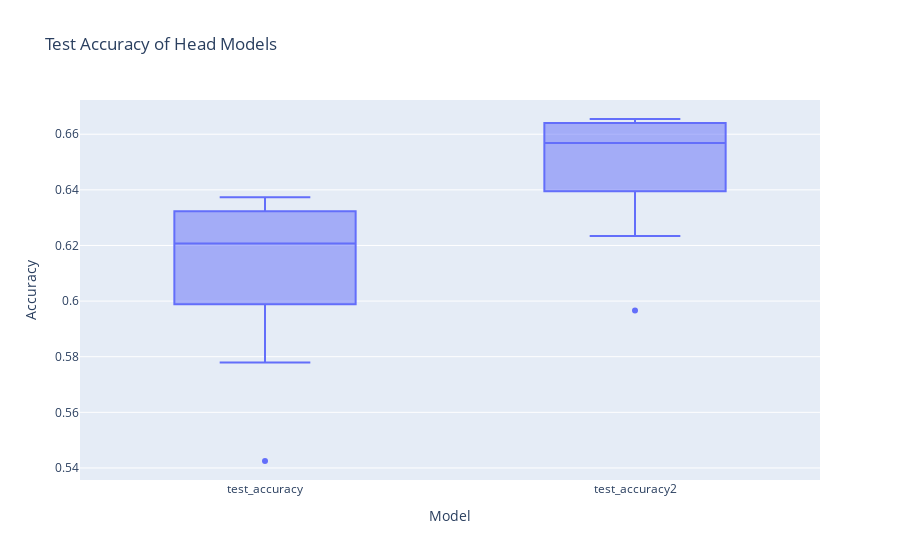

Write notebook code for a chart like this one.
### Markdown cell above
## Accuracy

### Code cell
# plot accuracy
cols = [col for col in df_final.columns if 'test_accuracy' in col]

# Convert to long format for Plotly
df_melted = df_final.melt(var_name="Model", value_name="Accuracy", value_vars=cols)

# Plot
fig = px.box(df_melted, x="Model", y="Accuracy", title="Test Accuracy of Head Models")

fig.show()

### Figure 1 — Plotly figure (JSON) as saved in the notebook; plotly's stock layout.template omitted (floating-point values rounded to 4 significant figures)
{"data": [{"alignmentgroup": "True", "hovertemplate": "Model=%{x}<br>Accuracy=%{y}<extra></extra>", "legendgroup": "", "marker": {"color": "#636efa"}, "name": "", "notched": false, "offsetgroup": "", "orientation": "v", "showlegend": false, "type": "box", "x": ["test_accuracy", "test_accuracy", "test_accuracy", "test_accuracy", "test_accuracy", "test_accuracy", "test_accuracy", "test_accuracy", "test_accuracy", "test_accuracy", "test_accuracy2", "test_accuracy2", "test_accuracy2", "test_accuracy2", "test_accuracy2", "test_accuracy2", "test_accuracy2", "test_accuracy2", "test_accuracy2", "test_accuracy2"], "x0": " ", "xaxis": "x", "y": [0.5425, 0.5779, 0.5989, 0.6102, 0.6168, 0.6246, 0.6286, 0.6323, 0.6348, 0.6373, 0.5966, 0.6234, 0.6395, 0.6503, 0.6562, 0.6575, 0.6619, 0.6655, 0.6641, 0.6641], "y0": " ", "yaxis": "y"}], "layout": {"boxmode": "group", "legend": {"tracegroupgap": 0}, "title": {"text": "Test Accuracy of Head Models"}, "xaxis": {"anchor": "y", "domain": [0, 1], "title": {"text": "Model"}}, "yaxis": {"anchor": "x", "domain": [0, 1], "title": {"text": "Accuracy"}}}}
